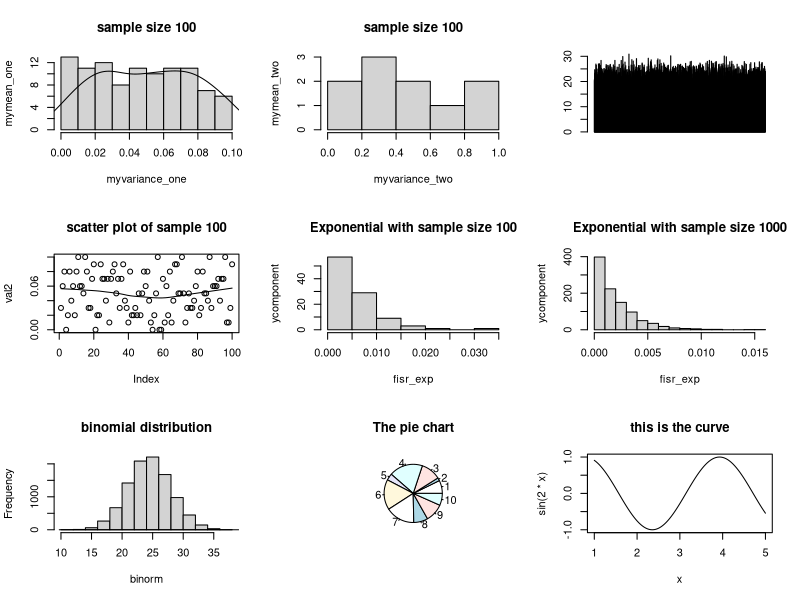
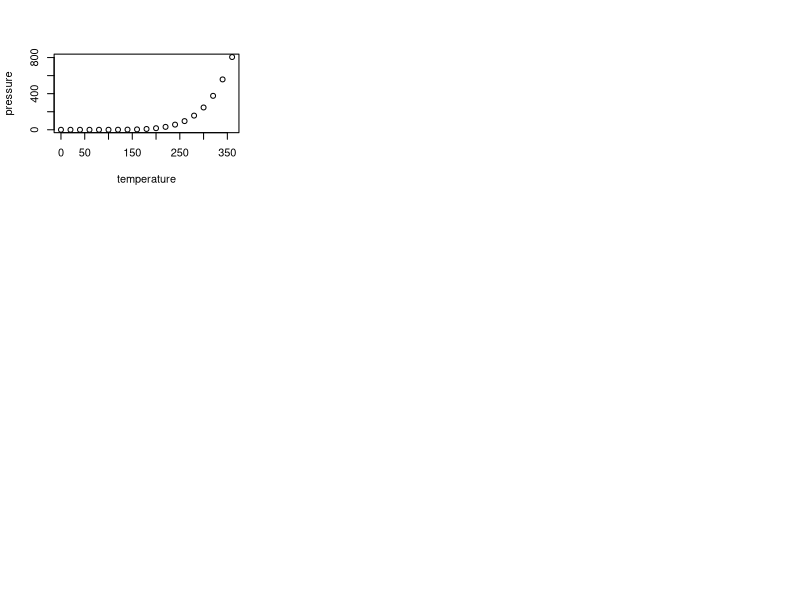

Reproduce these figures in R, in order.
## ---- chunk 1
knitr::opts_chunk$set(echo = TRUE)
## ---- chunk 2
myval <- rnorm(1000, mean = 23.3, sd = 2.3)
print(myval)
print("....................................................................")
val2 <- round(runif(100, 0, 0.1), 2)
val1 <- round(runif(10, 0, 1), 2)
myrnom <- rnorm(100, mean = 20, sd = 10)
par(mfrow = c(3, 3))
hist(val2, main = "sample size 100", xlab = "myvariance_one", ylab = "mymean_one")
lines(density(val2))
hist(val1, main = "sample size 100", xlab = "myvariance_two", ylab = "mymean_two")
barplot(myval)
scatter.smooth(val2, main = "scatter plot of sample 100")
my_exp1 <- rexp(100, rate = 200)
my_exp2 <- rexp(1000, rate = 500)
hist(my_exp1, main = "Exponential with sample size 100", xlab = "fisr_exp", ylab = "ycomponent")
hist(my_exp2, main = "Exponential with sample size 1000", xlab = "fisr_exp", ylab = "ycomponent")
binorm <- rbinom(10000, 50, 0.5)
hist(binorm, main = "binomial distribution")
lines(density(binorm))
pie(val1, main = "The pie chart")
curve(sin(2*x), from = 1, to = 5, main = "this is the curve")
## ---- chunk 3
summary(cars)
## ---- chunk 4
plot(pressure)
